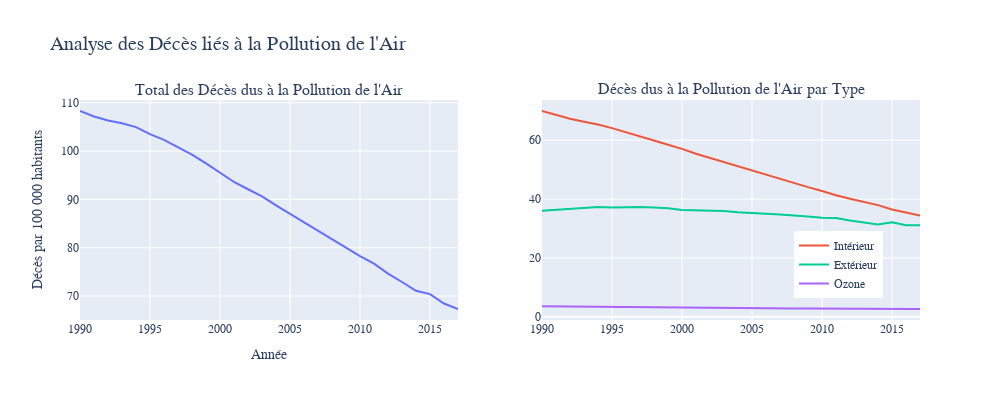

The notebook cell this image was saved under:
### Markdown cell above
Pour commencer, nous allons tracer des graphiques linéaires simples représentant le nombre total de décès et les décès par type de pollution de l'air.

Nous allons utilisé la bibliothèque Matplotlib pour créer une figure avec deux sous-graphiques (subplots) affichant des graphiques de lignes pour les données sur les décès dus à la pollution de l'air.

### Code cell
import plotly.subplots as sp
import plotly.graph_objs as go

# Création d'une figure avec deux sous-graphiques
fig = sp.make_subplots(rows=1, cols=2, subplot_titles=['Total des Décès dus à la Pollution de l\'Air', 'Décès dus à la Pollution de l\'Air par Type'])

# Tracé du premier sous-graphique (Total des décès)
fig.add_trace(go.Scatter(x=countries.groupby('Year').mean().index, y=countries.groupby('Year').mean().iloc[:,0], mode='lines', 
                name='Total des Décès', showlegend=False),
                row=1, col=1)

# Tracé du deuxième sous-graphique (Décès par type)
fig.add_trace(go.Scatter(x=countries.groupby('Year').mean().index, y=countries.groupby('Year').mean().iloc[:,1], mode='lines', 
                name='Intérieur'),
                row=1, col=2)
fig.add_trace(go.Scatter(x=countries.groupby('Year').mean().index, y=countries.groupby('Year').mean().iloc[:,2], mode='lines', 
                name='Extérieur'),
                row=1, col=2)
fig.add_trace(go.Scatter(x=countries.groupby('Year').mean().index, y=countries.groupby('Year').mean().iloc[:,3], mode='lines', 
                name='Ozone'),
                row=1, col=2)

# Mise en forme de la figure avec des dimensions plus grandes
# Mise en forme de la figure
fig.update_layout(title_text="Analyse des Décès liés à la Pollution de l'Air",
                  title_font_size=20,
                  title_font_family='sans-serif',
                  showlegend=True,  # Afficher la légende
                  legend=dict(x=0.85, y=0.10),
                  xaxis=dict(title='Année'),
                  yaxis=dict(title='Décès par 100 000 habitants'),  # Suppression de 'size'
                  font=dict(family='sans-serif'),
                  height=400,  # Ajuster la hauteur
                  width=1000)  # Ajuster la largeur
fig.show()

### Figure 1 — Plotly figure (JSON) as saved in the notebook; plotly's stock layout.template omitted (floating-point values rounded to 4 significant figures)
{"data": [{"mode": "lines", "name": "Total des Décès", "showlegend": false, "type": "scatter", "x": [1990, 1991, 1992, 1993, 1994, 1995, 1996, 1997, 1998, 1999, 2000, 2001, 2002, 2003, 2004, 2005, 2006, 2007, 2008, 2009, 2010, 2011, 2012, 2013, 2014, 2015, 2016, 2017], "xaxis": "x", "y": [108.3, 107.1, 106.3, 105.8, 105.0, 103.5, 102.3, 100.9, 99.28, 97.46, 95.44, 93.59, 92.1, 90.61, 88.77, 86.99, 85.26, 83.46, 81.74, 80.0, 78.24, 76.71, 74.64, 72.9, 71.09, 70.39, 68.45, 67.32], "yaxis": "y"}, {"mode": "lines", "name": "Intérieur", "type": "scatter", "x": [1990, 1991, 1992, 1993, 1994, 1995, 1996, 1997, 1998, 1999, 2000, 2001, 2002, 2003, 2004, 2005, 2006, 2007, 2008, 2009, 2010, 2011, 2012, 2013, 2014, 2015, 2016, 2017], "xaxis": "x2", "y": [69.94, 68.51, 67.33, 66.31, 65.36, 64.13, 62.82, 61.37, 59.94, 58.46, 57.07, 55.4, 53.95, 52.62, 51.25, 49.85, 48.34, 46.8, 45.38, 44.06, 42.76, 41.3, 40.1, 39.0, 37.94, 36.44, 35.53, 34.42], "yaxis": "y2"}, {"mode": "lines", "name": "Extérieur", "type": "scatter", "x": [1990, 1991, 1992, 1993, 1994, 1995, 1996, 1997, 1998, 1999, 2000, 2001, 2002, 2003, 2004, 2005, 2006, 2007, 2008, 2009, 2010, 2011, 2012, 2013, 2014, 2015, 2016, 2017], "xaxis": "x2", "y": [36.07, 36.37, 36.73, 37.19, 37.34, 37.13, 37.26, 37.29, 37.15, 36.85, 36.26, 36.11, 36.08, 35.95, 35.52, 35.16, 34.98, 34.75, 34.48, 34.09, 33.64, 33.59, 32.73, 32.11, 31.34, 32.15, 31.1, 31.08], "yaxis": "y2"}, {"mode": "lines", "name": "Ozone", "type": "scatter", "x": [1990, 1991, 1992, 1993, 1994, 1995, 1996, 1997, 1998, 1999, 2000, 2001, 2002, 2003, 2004, 2005, 2006, 2007, 2008, 2009, 2010, 2011, 2012, 2013, 2014, 2015, 2016, 2017], "xaxis": "x2", "y": [3.583, 3.554, 3.539, 3.526, 3.502, 3.473, 3.434, 3.393, 3.352, 3.294, 3.231, 3.169, 3.13, 3.093, 3.031, 2.984, 2.92, 2.87, 2.822, 2.783, 2.746, 2.712, 2.679, 2.653, 2.637, 2.641, 2.632, 2.634], "yaxis": "y2"}], "layout": {"annotations": [{"font": {"size": 16}, "showarrow": false, "text": "Total des Décès dus à la Pollution de l'Air", "x": 0.225, "xanchor": "center", "xref": "paper", "y": 1, "yanchor": "bottom", "yref": "paper"}, {"font": {"size": 16}, "showarrow": false, "text": "Décès dus à la Pollution de l'Air par Type", "x": 0.775, "xanchor": "center", "xref": "paper", "y": 1, "yanchor": "bottom", "yref": "paper"}], "font": {"family": "sans-serif"}, "height": 400, "legend": {"x": 0.85, "y": 0.1}, "showlegend": true, "title": {"font": {"family": "sans-serif", "size": 20}, "text": "Analyse des Décès liés à la Pollution de l'Air"}, "width": 1000, "xaxis": {"anchor": "y", "domain": [0, 0.45], "title": {"text": "Année"}}, "xaxis2": {"anchor": "y2", "domain": [0.55, 1]}, "yaxis": {"anchor": "x", "domain": [0, 1], "title": {"text": "Décès par 100 000 habitants"}}, "yaxis2": {"anchor": "x2", "domain": [0, 1]}}}
